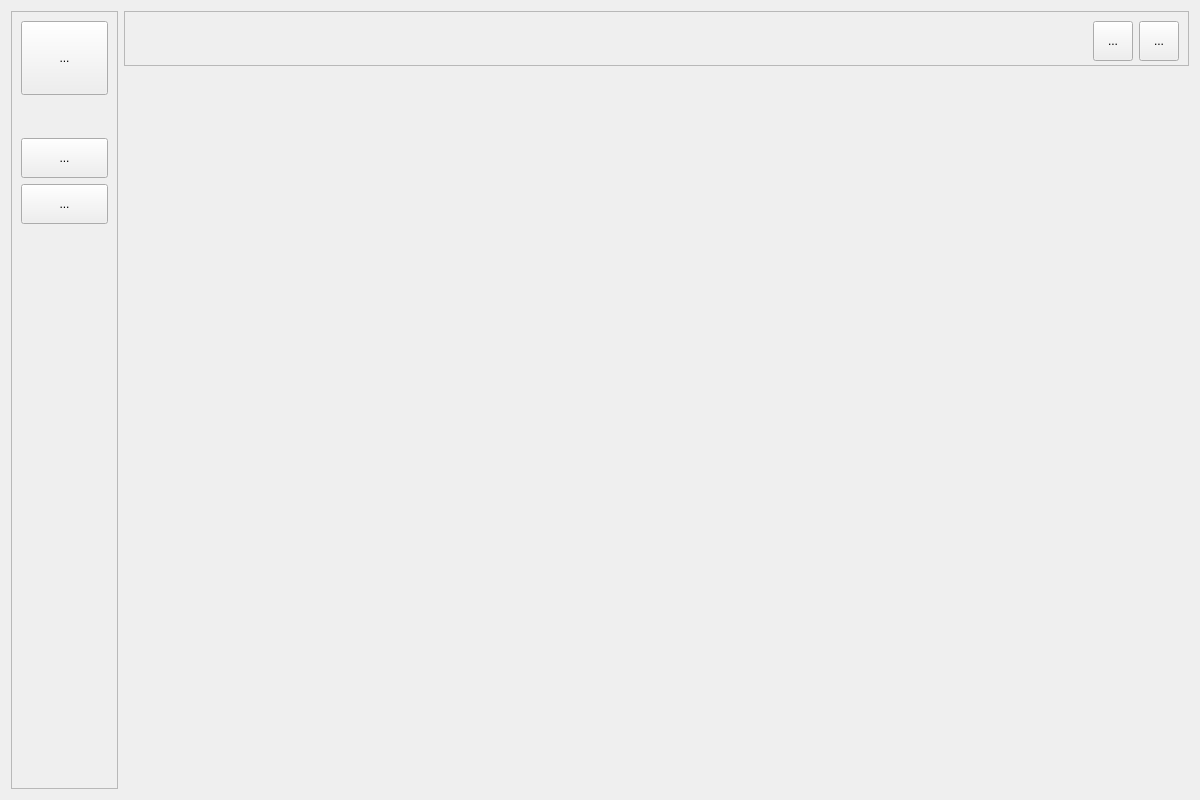
<?xml version="1.0" encoding="UTF-8"?>
<ui version="4.0">
 <class>HomeWgt</class>
 <widget class="QWidget" name="HomeWgt">
  <property name="geometry">
   <rect>
    <x>0</x>
    <y>0</y>
    <width>1200</width>
    <height>800</height>
   </rect>
  </property>
  <property name="sizePolicy">
   <sizepolicy hsizetype="Fixed" vsizetype="Fixed">
    <horstretch>0</horstretch>
    <verstretch>0</verstretch>
   </sizepolicy>
  </property>
  <property name="minimumSize">
   <size>
    <width>1200</width>
    <height>800</height>
   </size>
  </property>
  <property name="maximumSize">
   <size>
    <width>1200</width>
    <height>800</height>
   </size>
  </property>
  <property name="windowTitle">
   <string>Form</string>
  </property>
  <layout class="QHBoxLayout" name="horizontalLayout" stretch="1,10">
   <item>
    <widget class="QFrame" name="LeftFrame">
     <property name="frameShape">
      <enum>QFrame::StyledPanel</enum>
     </property>
     <property name="frameShadow">
      <enum>QFrame::Raised</enum>
     </property>
     <layout class="QVBoxLayout" name="verticalLayout_3" stretch="2,1,1,1,15">
      <item>
       <widget class="QToolButton" name="UserTb">
        <property name="sizePolicy">
         <sizepolicy hsizetype="Preferred" vsizetype="Preferred">
          <horstretch>0</horstretch>
          <verstretch>0</verstretch>
         </sizepolicy>
        </property>
        <property name="minimumSize">
         <size>
          <width>0</width>
          <height>50</height>
         </size>
        </property>
        <property name="text">
         <string>...</string>
        </property>
       </widget>
      </item>
      <item>
       <spacer name="verticalSpacer_2">
        <property name="orientation">
         <enum>Qt::Vertical</enum>
        </property>
        <property name="sizeHint" stdset="0">
         <size>
          <width>20</width>
          <height>40</height>
         </size>
        </property>
       </spacer>
      </item>
      <item>
       <widget class="QToolButton" name="MessageTb">
        <property name="sizePolicy">
         <sizepolicy hsizetype="Preferred" vsizetype="Preferred">
          <horstretch>0</horstretch>
          <verstretch>0</verstretch>
         </sizepolicy>
        </property>
        <property name="minimumSize">
         <size>
          <width>0</width>
          <height>40</height>
         </size>
        </property>
        <property name="text">
         <string>...</string>
        </property>
        <property name="iconSize">
         <size>
          <width>40</width>
          <height>40</height>
         </size>
        </property>
       </widget>
      </item>
      <item>
       <widget class="QToolButton" name="FriendTb">
        <property name="sizePolicy">
         <sizepolicy hsizetype="Preferred" vsizetype="Preferred">
          <horstretch>0</horstretch>
          <verstretch>0</verstretch>
         </sizepolicy>
        </property>
        <property name="minimumSize">
         <size>
          <width>0</width>
          <height>40</height>
         </size>
        </property>
        <property name="text">
         <string>...</string>
        </property>
        <property name="iconSize">
         <size>
          <width>40</width>
          <height>40</height>
         </size>
        </property>
       </widget>
      </item>
      <item>
       <spacer name="verticalSpacer">
        <property name="orientation">
         <enum>Qt::Vertical</enum>
        </property>
        <property name="sizeHint" stdset="0">
         <size>
          <width>20</width>
          <height>40</height>
         </size>
        </property>
       </spacer>
      </item>
     </layout>
    </widget>
   </item>
   <item>
    <layout class="QVBoxLayout" name="verticalLayout" stretch="1,13">
     <item>
      <widget class="QFrame" name="TopFrame">
       <property name="sizePolicy">
        <sizepolicy hsizetype="Preferred" vsizetype="Preferred">
         <horstretch>0</horstretch>
         <verstretch>0</verstretch>
        </sizepolicy>
       </property>
       <property name="minimumSize">
        <size>
         <width>0</width>
         <height>50</height>
        </size>
       </property>
       <property name="frameShape">
        <enum>QFrame::StyledPanel</enum>
       </property>
       <property name="frameShadow">
        <enum>QFrame::Raised</enum>
       </property>
       <layout class="QHBoxLayout" name="horizontalLayout_2" stretch="25,1,1">
        <item>
         <spacer name="horizontalSpacer">
          <property name="orientation">
           <enum>Qt::Horizontal</enum>
          </property>
          <property name="sizeType">
           <enum>QSizePolicy::Preferred</enum>
          </property>
          <property name="sizeHint" stdset="0">
           <size>
            <width>40</width>
            <height>20</height>
           </size>
          </property>
         </spacer>
        </item>
        <item>
         <widget class="QToolButton" name="MinusTb">
          <property name="sizePolicy">
           <sizepolicy hsizetype="Preferred" vsizetype="Preferred">
            <horstretch>0</horstretch>
            <verstretch>0</verstretch>
           </sizepolicy>
          </property>
          <property name="minimumSize">
           <size>
            <width>40</width>
            <height>40</height>
           </size>
          </property>
          <property name="contextMenuPolicy">
           <enum>Qt::DefaultContextMenu</enum>
          </property>
          <property name="text">
           <string>...</string>
          </property>
         </widget>
        </item>
        <item>
         <widget class="QToolButton" name="CloseTb">
          <property name="sizePolicy">
           <sizepolicy hsizetype="Preferred" vsizetype="Preferred">
            <horstretch>0</horstretch>
            <verstretch>0</verstretch>
           </sizepolicy>
          </property>
          <property name="minimumSize">
           <size>
            <width>40</width>
            <height>40</height>
           </size>
          </property>
          <property name="text">
           <string>...</string>
          </property>
         </widget>
        </item>
       </layout>
      </widget>
     </item>
     <item>
      <widget class="QStackedWidget" name="stackedWidget">
       <property name="contextMenuPolicy">
        <enum>Qt::NoContextMenu</enum>
       </property>
      </widget>
     </item>
    </layout>
   </item>
  </layout>
 </widget>
 <resources/>
 <connections/>
</ui>
